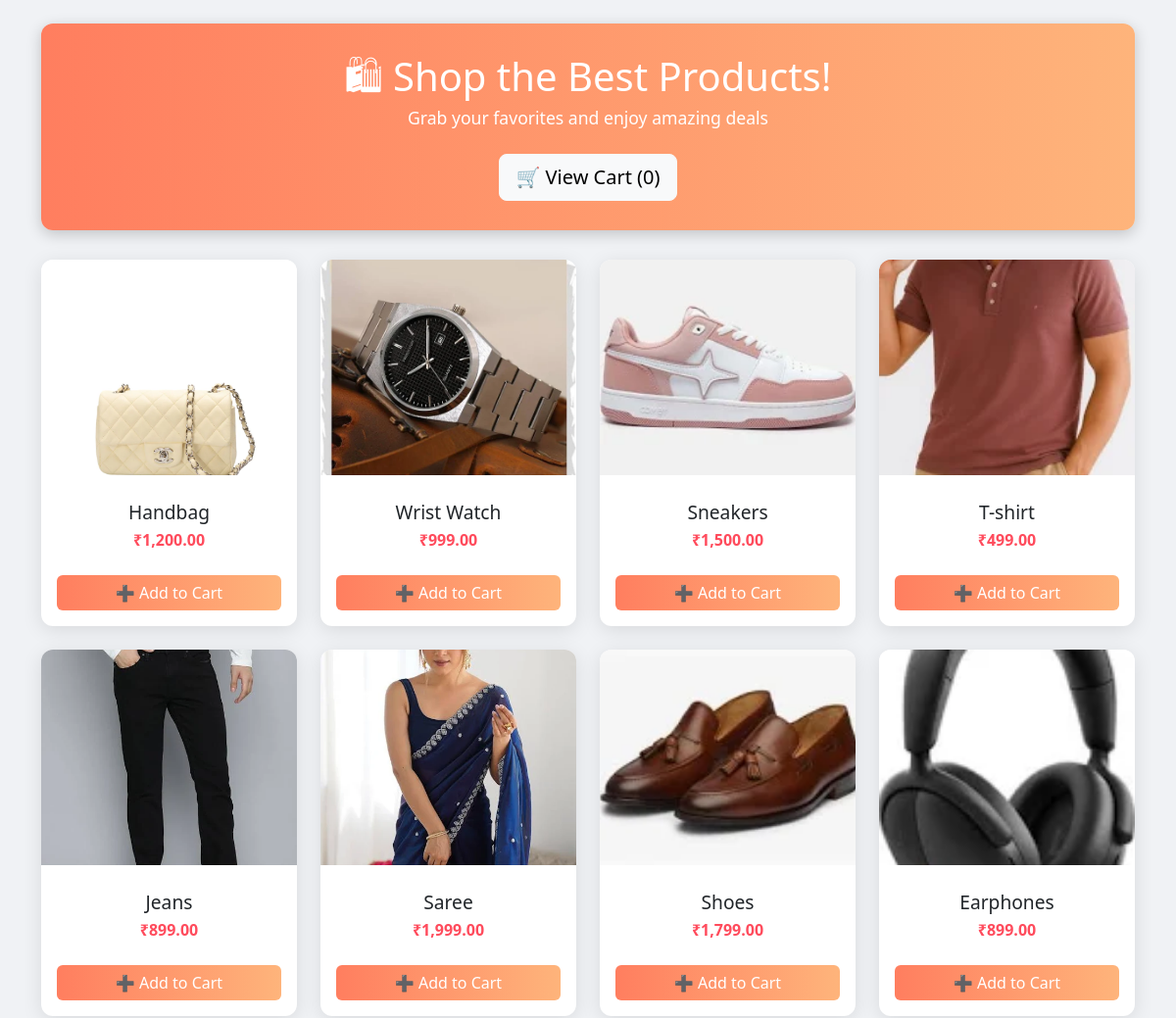
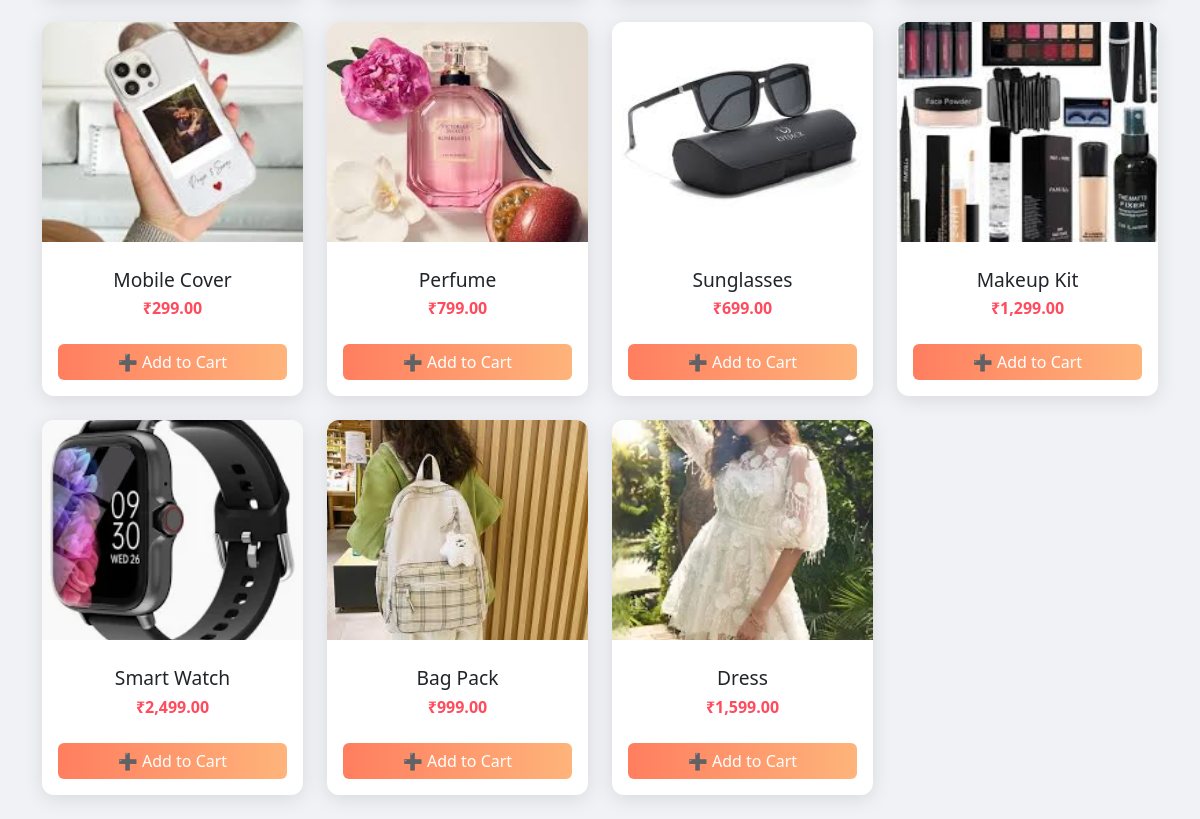
The page /products.php?page=products on the database its author committed (2 pictures, top to bottom).
### tables this page shows
CREATE TABLE `products` (
  `id` int(11) NOT NULL,
  `name` varchar(100) NOT NULL,
  `description` text NOT NULL,
  `price` decimal(10,2) NOT NULL,
  `image` varchar(255) NOT NULL
);

### products.php (the view, shortened to what this page needs)
<?php
include 'header.php';
$products = mysqli_query($conn, "SELECT * FROM products");
?>
<!DOCTYPE html>
<html lang="en">
<head>
<link href="https://cdn.jsdelivr.net/npm/bootstrap@5.3.3/dist/css/bootstrap.min.css" rel="stylesheet">
</head>
<body>
<div class="container mt-4">
  <div class="header">
    <h1>🛍 Shop the Best Products!</h1>
    <p> Grab your favorites and enjoy amazing deals </p>
    <a href="cart.php" class="btn btn-light btn-lg mt-2">🛒 View Cart (<?php echo count($_SESSION['cart']); ?>)</a>
  </div>
  <div class="row">
    <?php while($p = mysqli_fetch_assoc($products)): ?>
    <div class="col-md-3 mb-4">
      <div class="card">
        <div class="image-container">
          <img src="product_images/<?php echo $p['image']; ?>"
               alt="<?php echo htmlspecialchars($p['name']); ?>"
               class="zoom-image">
        </div>
        <div class="card-body">
          <h5> <?php echo $p['name']; ?> </h5>
          <p>₹<?php echo number_format($p['price'],2); ?></p>
          <form method="post">
            <button type="submit" name="add_to_cart" class="btn btn-add mt-2">➕ Add to Cart</button>
          </form>
        </div>
      </div>
    </div>
    <?php endwhile; ?>
  </div>
</div>
</body>
</html>

### products.php (style rules this page uses)
body { background-color: #f0f2f5; font-family: 'Segoe UI', Arial, sans-serif; }
.header { background: linear-gradient(90deg, #ff7e5f, #feb47b); color: white; padding: 30px 20px; text-align: center; border-radius: 12px; margin-bottom: 30px; box-shadow: 0 4px 15px rgba(0,0,0,0.2); }
.header h1 { font-size: 2.5rem; margin-bottom: 5px; }
.header p { font-size: 1.1rem; }
.card { border: none; border-radius: 12px; overflow: hidden; box-shadow: 0 4px 20px rgba(0,0,0,0.1); transition: transform 0.3s ease, box-shadow 0.3s ease; }
.image-container { overflow: hidden; }
.zoom-image { width: 100%; height: 220px; object-fit: cover; transition: transform 0.3s ease; cursor: zoom-in; }
.card-body { text-align: center; }
.card-body h5 { font-size: 1.2rem; margin: 10px 0 5px; }
.card-body p { font-size: 1rem; color: #ff4b5c; font-weight: bold; }
.btn-add { background: linear-gradient(90deg, #ff7e5f, #feb47b); color: white; border: none; width: 100%; transition: background 0.3s ease; }

### rows shown on the page
products: image (picture), name "Handbag", price "1,200.00"
products: image (picture), name "Wrist Watch", price "999.00"
products: image (picture), name "Sneakers", price "1,500.00"
products: image (picture), name "T-shirt", price "499.00"
products: image (picture), name "Jeans", price "899.00"
products: image (picture), name "Saree", price "1,999.00"
products: image (picture), name "Shoes", price "1,799.00"
products: image (picture), name "Earphones", price "899.00"
products: image (picture), name "Mobile Cover", price "299.00"
products: image (picture), name "Perfume", price "799.00"
products: image (picture), name "Sunglasses", price "699.00"
products: image (picture), name "Makeup Kit", price "1,299.00"
products: image (picture), name "Smart Watch", price "2,499.00"
products: image (picture), name "Bag Pack", price "999.00"
products: image (picture), name "Dress", price "1,599.00"

### other values the page prints
count($_SESSION['cart']) "0"
